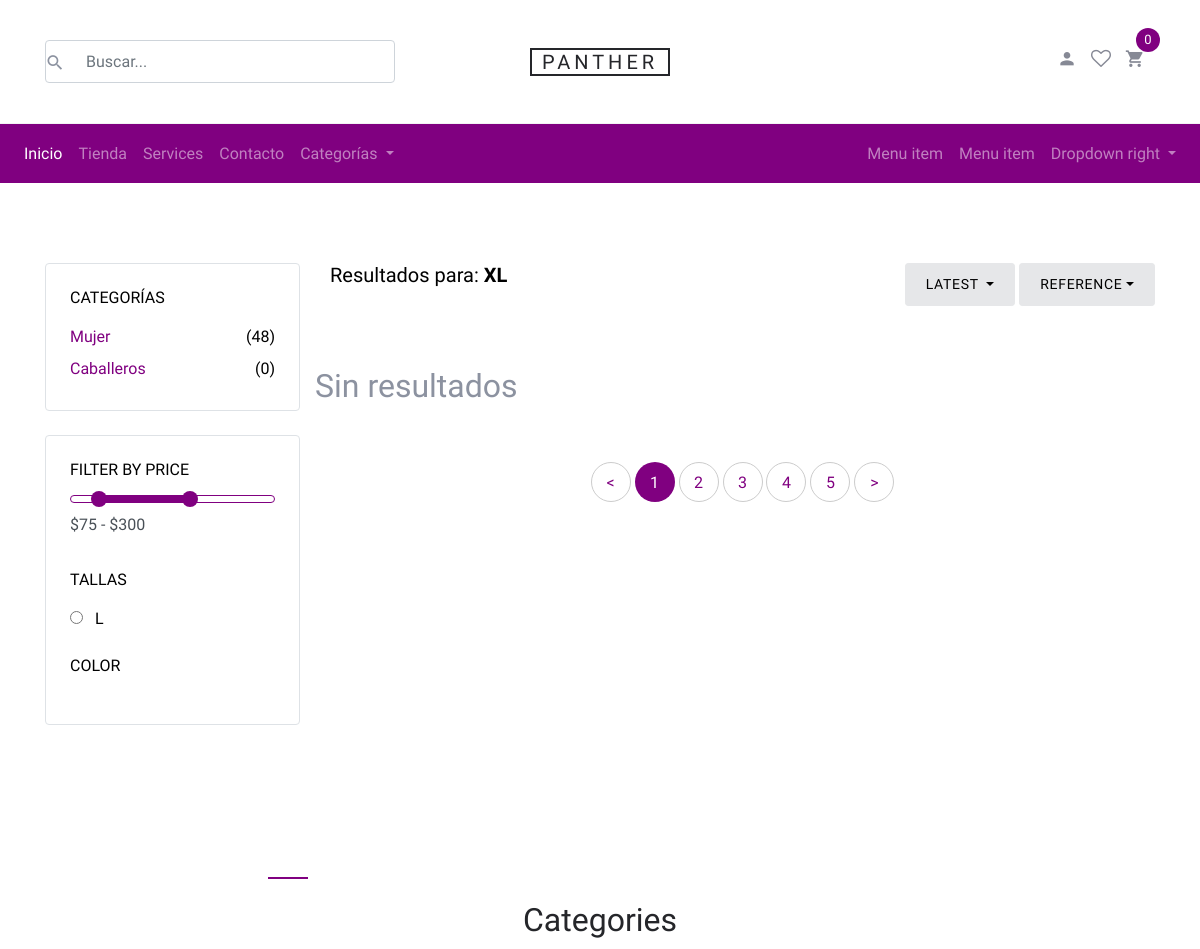
Before: /busqueda.php?texto=XL (upper part) with the older database file.
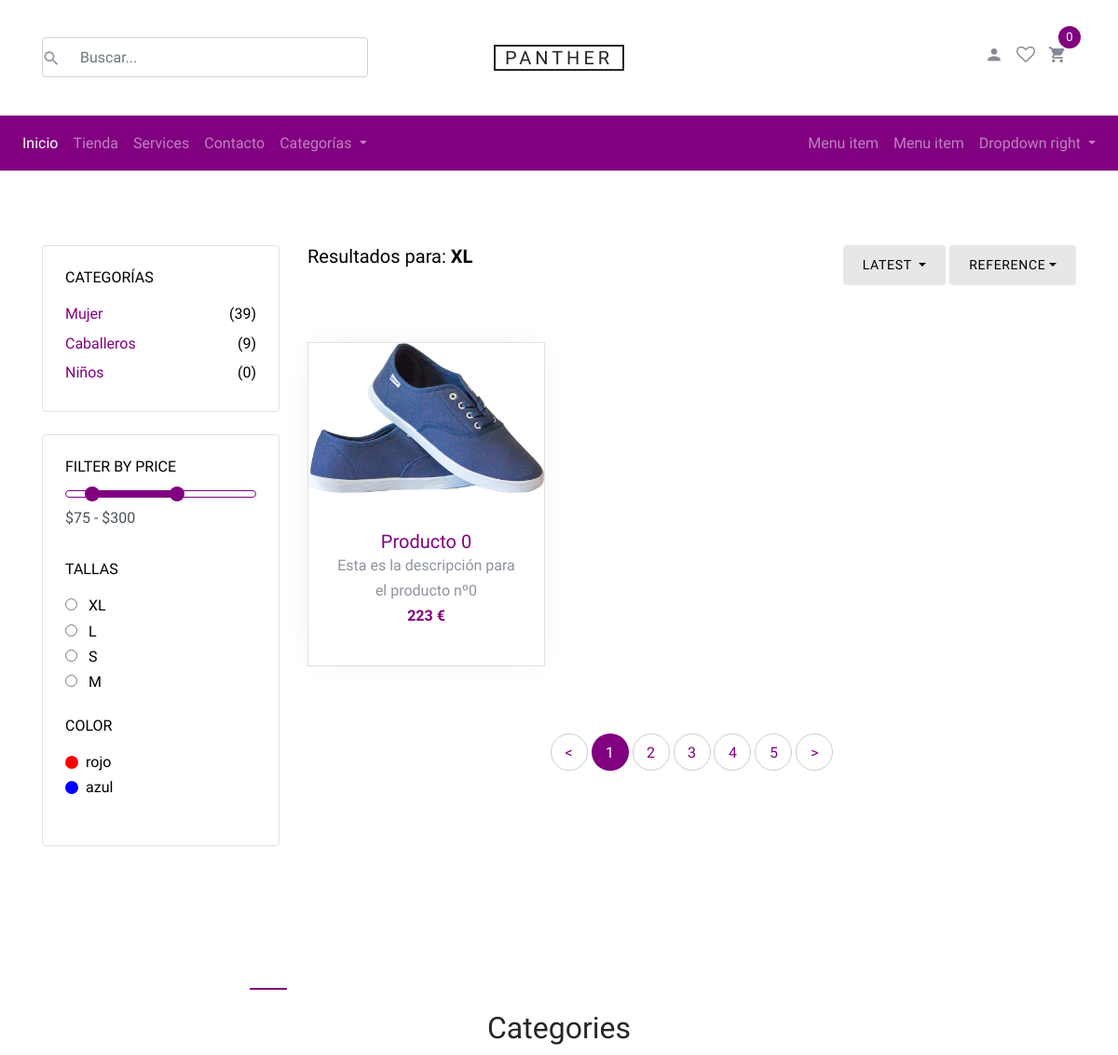
After: the same page with the newer database file.
### tables this page shows
CREATE TABLE `categorias` (
  `id` int(11) NOT NULL,
  `nombre` varchar(100) NOT NULL,
  `descripcion` varchar(400) NOT NULL,
  `imagen` varchar(400) NOT NULL
);

CREATE TABLE `productos` (
  `id` int(11) NOT NULL,
  `nombre` varchar(300) NOT NULL,
  `descripcion` text NOT NULL,
  `precio` double NOT NULL,
  `imagen` varchar(200) NOT NULL,
  `inventario` int(11) NOT NULL,
  `id_categoria` int(11) NOT NULL,
  `talla` varchar(100) NOT NULL,
  `color` varchar(100) NOT NULL
);

CREATE TABLE `colores` (
  `id` int(11) NOT NULL,
  `color` varchar(50) NOT NULL,
  `codigo` varchar(50) NOT NULL
);

### busqueda.php (the view, shortened to what the changed rows need)
<!DOCTYPE html>
<html lang="en">
<head>
  <link rel="stylesheet" href="fonts/icomoon/style.css">
  <link rel="stylesheet" href="css/bootstrap.min.css">
  <link rel="stylesheet" href="css/magnific-popup.css">
  <link rel="stylesheet" href="css/jquery-ui.css">
  <link rel="stylesheet" href="css/owl.carousel.min.css">
  <link rel="stylesheet" href="css/owl.theme.default.min.css">
  <link rel="stylesheet" href="css/aos.css">
  <link rel="stylesheet" href="css/style.css">
</head>
<body>
  <div class="site-wrap">
    <?php include("./layouts/header.php"); ?>
    <div class="site-section">
      <div class="container">
        <div class="row mb-5">
          <div class="col-md-9 order-2">
            <div class="row">
              <div class="col-md-12 mb-5">
                <div class="float-md-left mb-4">
                  <h2 class="text-black h5">Resultados para: <b><?php echo $_GET['texto'] ?></b></h2>
                </div>
              </div>
            </div>
            <div class="row mb-5">
              <?php
              $resultado = $conexion->query("select * from productos where
               nombre like '%" . $_GET['texto'] . "%' or
               descripcion like '%" . $_GET['texto'] . "%' or
               talla like '%" . $_GET['texto'] . "%' or
               color like '%" . $_GET['texto'] . "%'
               order by id DESC") or die($conexion->error);
              if (mysqli_num_rows($resultado) > 0) {
                while ($fila = mysqli_fetch_array($resultado)) {
              ?>
                  <div class="col-sm-6 col-lg-4 mb-4" data-aos="fade-up">
                    <div class="block-4 text-center border">
                      <figure class="block-4-image">
                        <a href="shop-single.php?id=<?php echo $fila['id']; ?>">
                          <img src="images/<?php echo $fila['imagen']; ?>" alt="<?php echo $fila['nombre']; ?>" class="img-fluid"></a>
                      </figure>
                      <div class="block-4-text p-4">
                        <h3><a href="shop-single.php?id=<?php echo $fila['id']; ?>"><?php echo $fila['nombre']; ?></a></h3>
                        <p class="mb-0"><?php echo $fila['descripcion']; ?></p>
                        <p class="text-primary font-weight-bold"><?php echo $fila['precio']; ?> €</p>
                      </div>
                    </div>
                  </div>
              <?php }
              } else {
                echo '<h2>Sin resultados</h2>';
              }
              ?>
            </div>
          </div>
          <div class="col-md-3 order-1 mb-5 mb-md-0">
          <div class="border p-4 rounded mb-4">
              <ul class="list-unstyled mb-0">
                <?php
                $res3 = $conexion->query("select * from categorias") or die($conexion->error);
                while ($fila3 = mysqli_fetch_array($res3)) {
                ?>
                  <li class="mb-1">
                    <a href="categoria.php?id=<?php echo $fila3['nombre']; ?>" class="d-flex">
                      <span><?php echo $fila3['nombre']; ?></span>
                      <span class="text-black ml-auto">
                        (<?php $re2 = $conexion->query("SELECT COUNT(*) FROM productos WHERE id_categoria=" . $fila3['id']);
                          $fila4 = mysqli_fetch_row($re2);
                          echo $fila4[0];
                          ?>)
                      </span>
                    </a></li>
                <?php } ?>
              </ul>
            </div>
            <div class="border p-4 rounded mb-4">
              <div class="mb-4">
                <?php
                $re6 = $conexion->query("SELECT DISTINCT talla FROM productos");
                while ($p = mysqli_fetch_array($re6)) {
                ?>
                  <a href="./busqueda.php?texto=<?php echo $p['talla']; ?>">
                    <input type="radio" id="s_sm" class="mr-2 mt-1">
                    <span class="text-black"><?php echo $p['talla']; ?></span>
                  </a><br>
                <?php } ?>
              </div>
              <div class="mb-4">
                <?php
                $re5 = $conexion->query("SELECT * FROM colores");
                while ($j = mysqli_fetch_array($re5)) {
                ?>
                  <a href="./busqueda.php?text=<?php echo $j['color']; ?>" class="d-flex color-item align-items-center">
                    <span style="background: <?php echo $j['codigo']; ?> ;" class="color d-inline-block rounded-circle mr-2">
                    </span> <span class="text-black"><?php echo $j['color']; ?></span>
                  </a>
                <?php } ?>
              </div>
            </div>
          </div>
        </div>
        <div class="row">
          <div class="col-md-12">
            <div class="site-section site-blocks-2">
              <div class="row justify-content-center text-center mb-5">
                <div class="col-md-7 site-section-heading pt-4">
                  <h2>Categories</h2>
                </div>
              </div>
            </div>
          </div>
        </div>
      </div>
    </div>
  </div>
</body>
</html>

Changed rows visible on the page:
now on this page (row edited): productos: imagen (picture), nombre "Producto 0", descripcion "Esta es la descripción para el producto nº0", precio "223"
computed for categorias "Mujer": fila4 "48" → "39"
changed categorias "Caballeros": fila4 "0" → "9"
added categorias: nombre "Niños", fila4 "0"
added colores: color "rojo"
added colores: color "azul"
Other visible differences:
new list line: "☐ XL"
new list line: "☐ S"
new list line: "☐ M"
text no longer shown: "Sin resultados"
